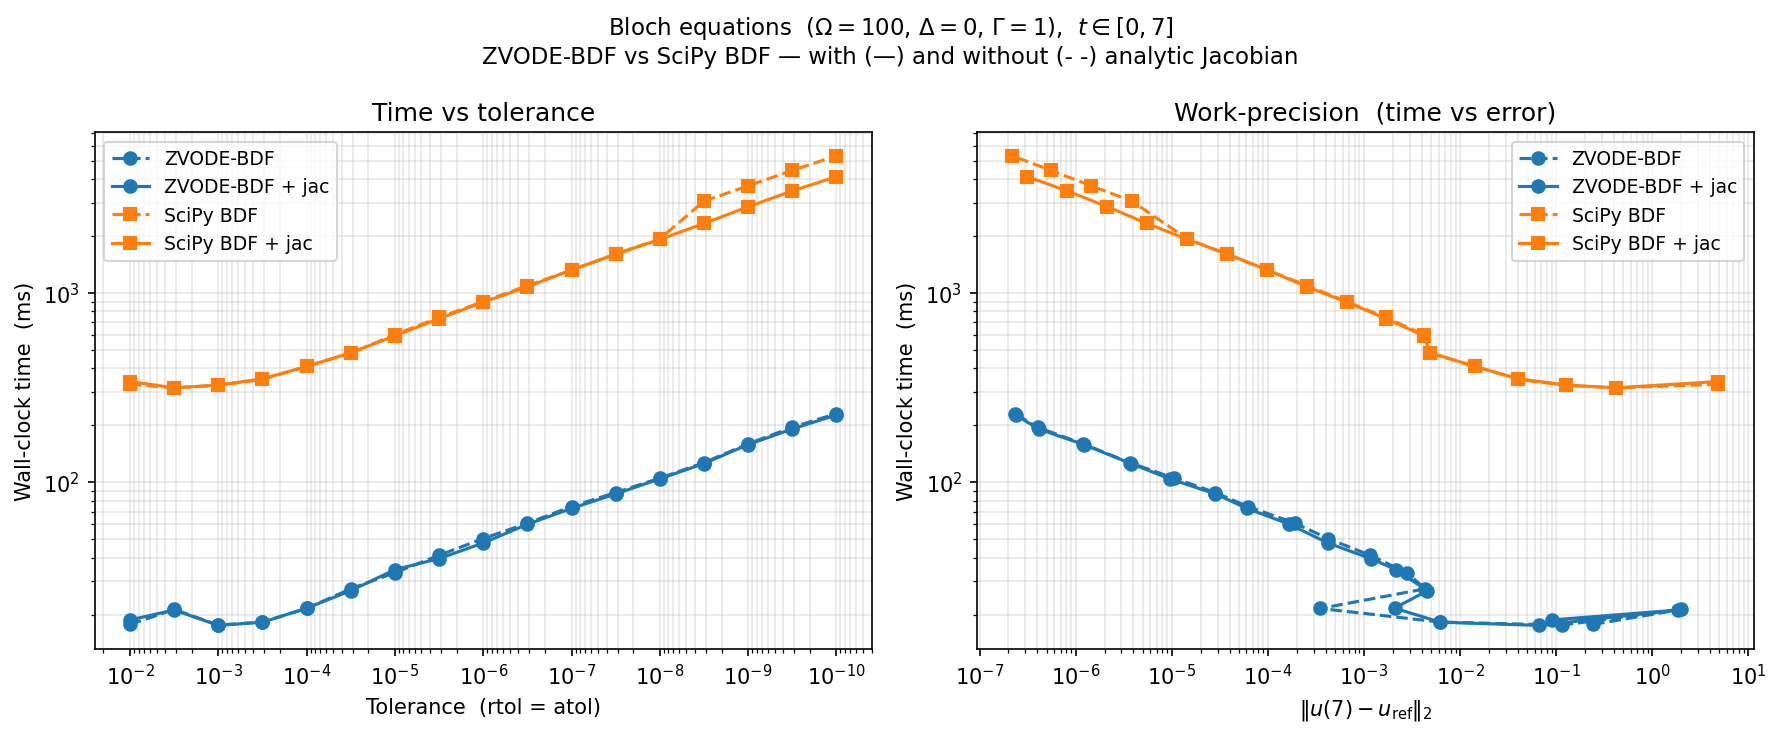

Python code for this plot:
"""
Work-precision diagram for the Bloch equations: ZVODE-BDF vs SciPy BDF,
with and without a user-supplied analytic Jacobian.

The Bloch equations model a two-level open quantum system (Rabi oscillations
with spontaneous emission).  With rapid Rabi oscillations (Ω=100) and slow
decay (Γ=1) the system is stiff, yet it has only 4 complex components.  At
this small size the solver is in the *latency-bound* regime: per-step fixed
costs and Python-call overhead dominate over linear-algebra work.

ZVODE keeps its internal step-control, error-checking, and LU factorisation
loop in Fortran, calling back to Python only for RHS evaluations.  SciPy BDF
implements those same operations in Python.  The difference shows up most
clearly at loose tolerances, where the step count is small and per-step
overhead is the dominant cost.

Jacobian notes
--------------
f₀, f₁, f₂ are analytic in u.  f₃ = conj(f₂) is anti-analytic, so the
Jacobian row J[3,:] is obtained as conj(J[2,:]) — the same result that
ZVODE's finite-difference scheme (real perturbations) produces naturally.
The column J[:,3] is zero for f₀, f₁, f₂; J[3,3] = 0 because f₃ does not
depend on u₃.

Reference:
  https://discourse.julialang.org/t/how-can-i-solve-complex-valued-odes/110581
"""

import timeit

import matplotlib.pyplot as plt
import numpy as np
from scipy.integrate import solve_ivp

from zvode import ZVODE_BDF

# ---------------------------------------------------------------------------
# Problem definition: Bloch equations (4-component complex ODE)
# ---------------------------------------------------------------------------
Omega = 100.0   # Rabi frequency
Delta = 0.0     # detuning
Gamma = 1.0     # spontaneous-emission rate
gamma = Gamma / 2.0

t_span = (0.0, 7.0)
u0 = np.array([1.0, 0.0, 0.0, 0.0], dtype=np.complex128)


def bloch_rhs(t, u):
    du = np.empty(4, dtype=np.complex128)
    diff = u[2] - u[3]
    du[0] =  1j * Omega * diff + Gamma * u[1]
    du[1] = -1j * Omega * diff - Gamma * u[1]
    du[2] = -(gamma + 1j * Delta) * u[2] - 1j * Omega * (u[1] - u[0])
    du[3] = np.conj(du[2])
    return du


def bloch_jac(t, u):
    J = np.zeros((4, 4), dtype=np.complex128)
    # df0/duj
    J[0, 1] =  Gamma
    J[0, 2] =  1j * Omega
    J[0, 3] = -1j * Omega
    # df1/duj
    J[1, 1] = -Gamma
    J[1, 2] = -1j * Omega
    J[1, 3] =  1j * Omega
    # df2/duj  (analytic)
    J[2, 0] =  1j * Omega
    J[2, 1] = -1j * Omega
    J[2, 2] = -(gamma + 1j * Delta)
    # df3/duj = conj(df2/duj)  (real-perturbation finite-diff sense)
    J[3, 0] = -1j * Omega
    J[3, 1] =  1j * Omega
    J[3, 2] = -(gamma - 1j * Delta)
    # J[3, 3] = 0: f3 does not depend on u3
    return J


# ---------------------------------------------------------------------------
# Reference solution (tight tolerance, analytic Jacobian)
# ---------------------------------------------------------------------------
ref = solve_ivp(
    bloch_rhs, t_span, u0.copy(),
    method=ZVODE_BDF, jac=bloch_jac, rtol=1e-13, atol=1e-13, dense_output=False,
)
assert ref.success, f"Reference solve failed: {ref.message}"
u_ref = ref.y[:, -1]

# ---------------------------------------------------------------------------
# Solver configurations: (label, method, jac, color, marker, linestyle)
# ---------------------------------------------------------------------------
CONFIGS = [
    ("ZVODE-BDF",           ZVODE_BDF, None,       "tab:blue",   "o", "--"),
    ("ZVODE-BDF + jac",     ZVODE_BDF, bloch_jac,  "tab:blue",   "o", "-"),
    ("SciPy BDF",           "BDF",     None,       "tab:orange", "s", "--"),
    ("SciPy BDF + jac",     "BDF",     bloch_jac,  "tab:orange", "s", "-"),
]

# ---------------------------------------------------------------------------
# Tolerance sweep
# ---------------------------------------------------------------------------
tols    = np.logspace(-2, -10, 17)
N_REPEAT = 10   # timing repeats; minimum is reported

results = {}
for label, method, jac, _c, _m, _ls in CONFIGS:
    wall_ms = np.empty(len(tols))
    errors  = np.empty(len(tols))
    for i, tol in enumerate(tols):
        kw = dict(rtol=tol, atol=tol, jac=jac, dense_output=False)
        sol = solve_ivp(bloch_rhs, t_span, u0.copy(), method=method, **kw)  # warmup
        ts  = timeit.repeat(
            lambda: solve_ivp(bloch_rhs, t_span, u0.copy(), method=method, **kw),
            number=1, repeat=N_REPEAT,
        )
        wall_ms[i] = min(ts) * 1e3
        errors[i]  = np.linalg.norm(sol.y[:, -1] - u_ref)
        print(f"  {label:20s}  tol={tol:.0e}  t={wall_ms[i]:8.2f} ms  err={errors[i]:.2e}")
    results[label] = (wall_ms, errors)

# ---------------------------------------------------------------------------
# Speedup summary
# ---------------------------------------------------------------------------
print()
for label_jac, label_nojac in [
    ("ZVODE-BDF + jac", "ZVODE-BDF"),
    ("SciPy BDF + jac", "SciPy BDF"),
    ("SciPy BDF",       "ZVODE-BDF"),
    ("SciPy BDF + jac", "ZVODE-BDF + jac"),
]:
    ratio = results[label_nojac][0] / results[label_jac][0]
    print(f"  {label_nojac:20s} / {label_jac:20s}: "
          f"median={np.median(ratio):.2f}×  range=[{ratio.min():.2f}, {ratio.max():.2f}]×")

# ---------------------------------------------------------------------------
# Figure 1: time vs tolerance
# ---------------------------------------------------------------------------
fig1, axes = plt.subplots(1, 2, figsize=(12, 5))

for label, method, jac, color, marker, ls in CONFIGS:
    wall_ms, errors = results[label]
    axes[0].loglog(tols,   wall_ms, ls, marker=marker, label=label, color=color, lw=1.5)
    axes[1].loglog(errors, wall_ms, ls, marker=marker, label=label, color=color, lw=1.5)

ax = axes[0]
ax.invert_xaxis()
ax.set_xlabel("Tolerance  (rtol = atol)")
ax.set_ylabel("Wall-clock time  (ms)")
ax.set_title("Time vs tolerance")
ax.legend(fontsize=9)
ax.grid(True, which="both", alpha=0.3)

ax = axes[1]
ax.set_xlabel(r"$\|u(7) - u_\mathrm{ref}\|_2$")
ax.set_ylabel("Wall-clock time  (ms)")
ax.set_title("Work-precision  (time vs error)")
ax.legend(fontsize=9)
ax.grid(True, which="both", alpha=0.3)

fig1.suptitle(
    r"Bloch equations  ($\Omega=100$, $\Delta=0$, $\Gamma=1$),  $t \in [0, 7]$"
    "\nZVODE-BDF vs SciPy BDF — with (—) and without (- -) analytic Jacobian",
    fontsize=11,
)
plt.tight_layout()
fig1.savefig("docs/bloch_work_precision.png", dpi=150, bbox_inches="tight")
print("\nSaved docs/bloch_work_precision.png")
plt.show()
